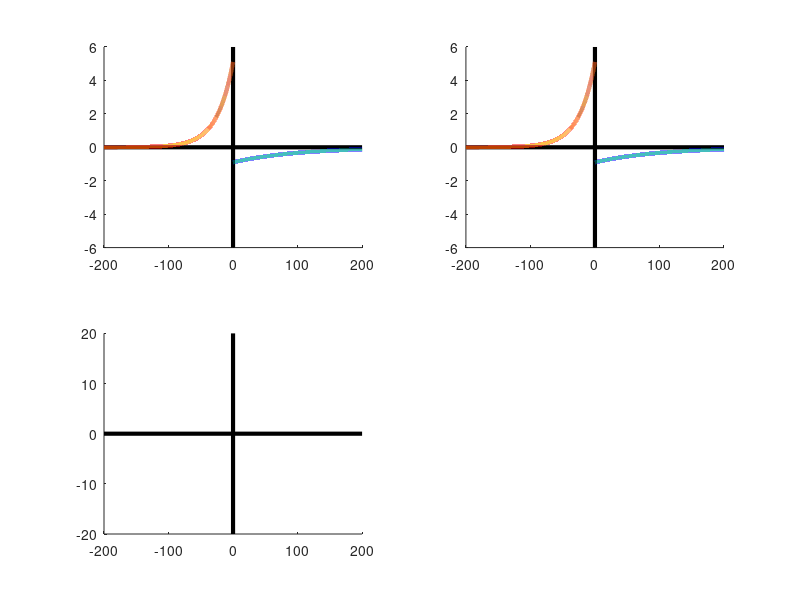

Here is the MATLAB script that generated this plot: (Note: this script raises an error after producing the figure.)
t_neg = -100:.01:0; %ms
t_neg_alt = -200:.01:0;
t_pos = 0:.01:200; %ms

blu = [0, .45, .74];
orng = [.85, .33, .1];

L_width = 3;

ee_wp = 5.1;
ee_wm = .9;
ee_tp = 25;
ee_tm = 100;

ei_wp = 5.1;
ei_wm = .9;
ei_tp = 25;
ei_tm = 100;

ie_wp = 1.8;
ie_wm = 1.8;
ie_sig = 22;
ie_a = 25;

ii_wp = 1.6;
ii_wm = 2.2;
ii_sig = 12;
ii_a = 25;


figure;

%% Ex Ex
subplot(221);
hold on;
plot([-200, 200], [0, 0], '-k', 'LineWidth', L_width);
plot([0, 0], [-6, 6], '-k', 'LineWidth', L_width);
plot(t_pos, -ee_wm.*exp(-t_pos./ee_tm), 'LineWidth', L_width);
plot(t_neg_alt, ee_wp.* exp(t_neg_alt./ee_tp), 'LineWidth', L_width);
hold off;


%% Ex In
subplot(222);
hold on;
plot([-200, 200], [0, 0], '-k', 'LineWidth', L_width);
plot([0, 0], [-6, 6], '-k', 'LineWidth', L_width);
plot(t_pos, -ei_wm.*exp(-t_pos./ei_tm), 'LineWidth', L_width);
plot(t_neg_alt, ei_wp.* exp(t_neg_alt./ei_tp), 'LineWidth', L_width);
hold off;

%% In Ex
subplot(223);
hold on;
plot([-200 200], [0 0], '-k', 'LineWidth', L_width);
plot([0 0], [-20 20], '-k', 'LineWidth', L_width);
t=-200:0.01:200;
vec = mexican_hat(t, ie_sig, ie_a);
zei = find(vec==0);
plot(t(1:zei(1)), ie_wm.*mexican_hat(t(1:zei(1)), ie_sig, ie_a), ...
    'LineWidth', L_width, 'Color', blu);
plot(t(zei(2):length(t)), ie_wm.*mexican_hat(t(zei(2):length(t)), ...
    ie_sig, ie_a), 'LineWidth', L_width, 'Color', blu);
plot(t(zei(1):zei(2)), ie_wp.*mexican_hat(t(zei(1):zei(2)), ie_sig, ie_a), ...
    'LineWidth', L_width, 'Color', orng);

%% In In
subplot(224);
hold on;
plot([-100 100], [0 0], '-k', 'LineWidth', L_width);
plot([0 0], [-20 20], '-k', 'LineWidth', L_width);
t=-100:0.01:100;
vec = mexican_hat(t, ii_sig, ii_a);
zei = find(vec==0);
plot(t(1:zei(1)), ii_wm.*mexican_hat(t(1:zei(1)), ii_sig, ii_a), ...
    'LineWidth', L_width, 'Color', blu);
plot(t(zei(2):length(t)), ii_wm.*mexican_hat(t(zei(2):length(t)), ...
    ii_sig, ii_a), 'LineWidth', L_width, 'Color', blu);
plot(t(zei(1):zei(2)), ii_wp.*mexican_hat(t(zei(1):zei(2)), ii_sig, ii_a), ...
    'LineWidth', L_width, 'Color', orng);


